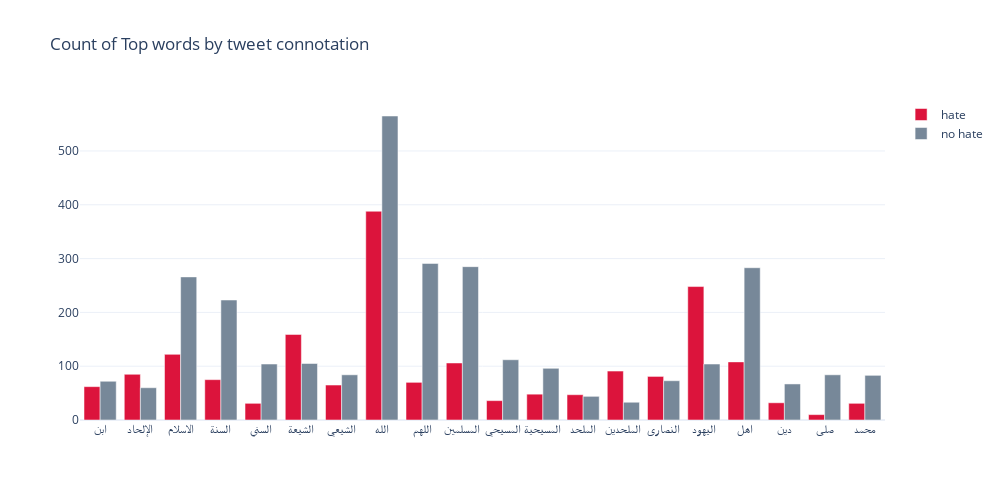

Write notebook code for a chart like this one.
### Code cell
import plotly.graph_objects as go

d = df.drop(['tidy_tweet', 'word_count', 'unique_word_count', 'len_hashtags',
             'char_count', 'avg_wordlength', 'unique_vs_words'], axis = 1)
d = d.explode('most_used_words_tweet')
d.dropna(inplace = True)
words = d.query("hate == 0").groupby(['most_used_words_tweet']).count().index
words = words.tolist()
no_hate_count = d.query("hate == 0").groupby(['most_used_words_tweet']).count().values
no_hate_count = no_hate_count.tolist()
no_hate_count = sum(no_hate_count,[])
dp = pd.DataFrame({'most_used_words_tweet': words, 'no_hate_count': no_hate_count })
hate_count = d.query("hate == 1").groupby(['most_used_words_tweet']).count().values.tolist()
hate_count = sum(hate_count, [])
dp['hate_count'] = hate_count



fig = go.Figure(data=[
    go.Bar(name='hate', x=words, y= dp['hate_count'], marker_color='crimson'),
    go.Bar(name='no hate', x=words, y= dp['no_hate_count'], marker_color='lightslategrey')
])
# Change the bar mode

fig.update_layout(
    title='Count of Top words by tweet connotation',
    barmode='group',
    template='plotly_white',
    width=1000, height=500)

fig.show()

### Figure 1 — Plotly figure (JSON) as saved in the notebook; plotly's stock layout.template omitted (floating-point values rounded to 4 significant figures)
{"data": [{"marker": {"color": "crimson"}, "name": "hate", "type": "bar", "x": ["ابن", "الإلحاد", "الاسلام", "السنة", "السني", "الشيعة", "الشيعي", "الله", "اللهم", "المسلمين", "المسيحي", "المسيحية", "الملحد", "الملحدين", "النصارى", "اليهود", "اهل", "دين", "صلى", "محمد"], "y": [62, 85, 122, 75, 31, 159, 65, 388, 70, 106, 36, 48, 47, 91, 81, 248, 108, 32, 10, 31]}, {"marker": {"color": "lightslategrey"}, "name": "no hate", "type": "bar", "x": ["ابن", "الإلحاد", "الاسلام", "السنة", "السني", "الشيعة", "الشيعي", "الله", "اللهم", "المسلمين", "المسيحي", "المسيحية", "الملحد", "الملحدين", "النصارى", "اليهود", "اهل", "دين", "صلى", "محمد"], "y": [72, 60, 266, 223, 104, 105, 84, 565, 291, 285, 112, 96, 44, 33, 73, 104, 283, 67, 84, 83]}], "layout": {"barmode": "group", "height": 500, "title": {"text": "Count of Top words by tweet connotation"}, "width": 1000}}
